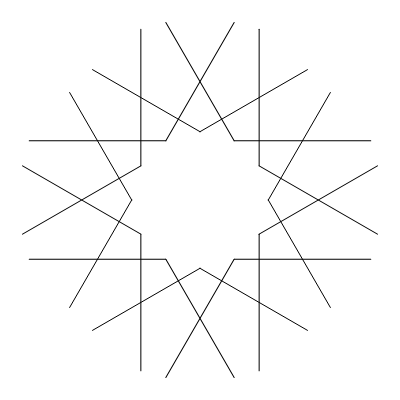
Frame 1 (no input)
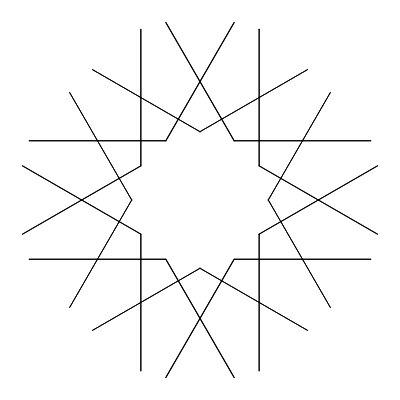
Frame 2 (the mouse pressed at the canvas centre, redrawn once)

The p5.js sketch that drew these frames (run headless with seeded random() and noise() and a simulated clock; the mouse was pressed at the canvas centre and the sketch redrawn once):

// p5.js sketch
// ── sketch.js
/*
Code written by Selcuk ARTUT 2022
Geometric Patterns with Creative Coding 
All rights reserved
*/

//scale factor
let a = 25;
function setup() {
    createCanvas(400, 400);
    angleMode(DEGREES);
    noLoop();
    noFill();
}

function draw() {
    push();
        translate(width * 0.5, height * 0.5);
        let b = (a * sin(60)) / sin(30);
        let c = 0.5 * a;

        let x0, y0, x1, y1, x2, y2, x3, y3;
        x0 = 0;
        y0 = a + b;
        x1 = (a + 2 * b + c) * cos(30);
        y1 = (a + 2 * b + c) * sin(30) + y0;
        x2 = 0;
        y2 = a + b;
        x3 = 2 * (a + b) * cos(30);
        y3 = 2 * (a + b) * sin(30) + y2;

        for (let i = 0; i < 12; i++) {
            push();
                rotate(30 * i);
                if (i % 3 == 0) {
                    //0,4,8,12
                    //shape1
                    beginShape();
                    vertex(x0, -y0);
                    vertex(x1, -y1);
                    endShape();
                    push();
                        scale(-1, 1);
                        beginShape();
                        vertex(x0, -y0);
                        vertex(x1, -y1);
                        endShape();
                    pop();
                } else {
                    //shape2
                    beginShape();
                    vertex(x2, -y2);
                    vertex(x3, -y3);
                    endShape();
                    push();
                        scale(-1, 1);
                        beginShape();
                        vertex(x2, -y2);
                        vertex(x3, -y3);
                        endShape();
                    pop();
                }
            pop();
        }
    pop();
}
